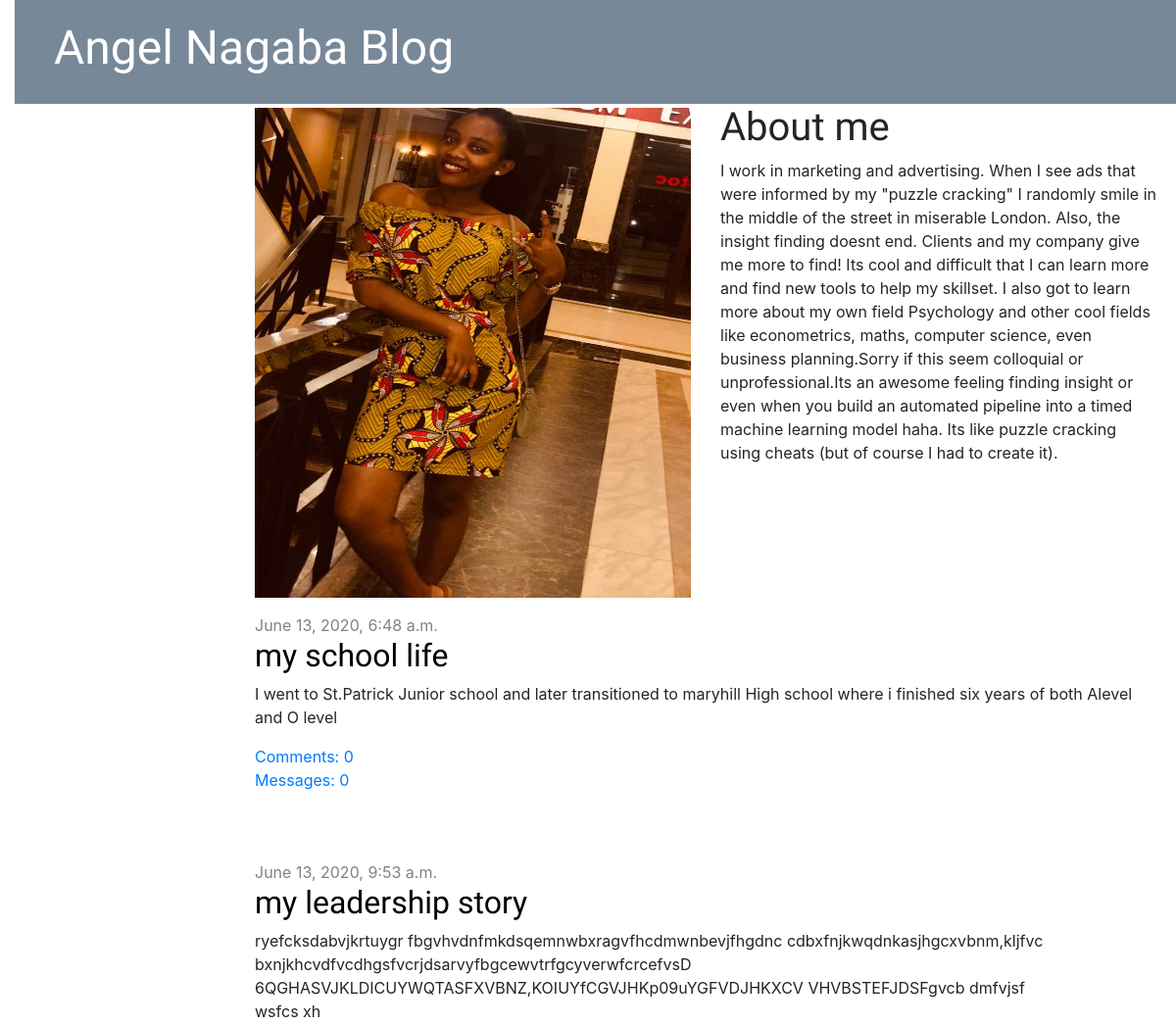
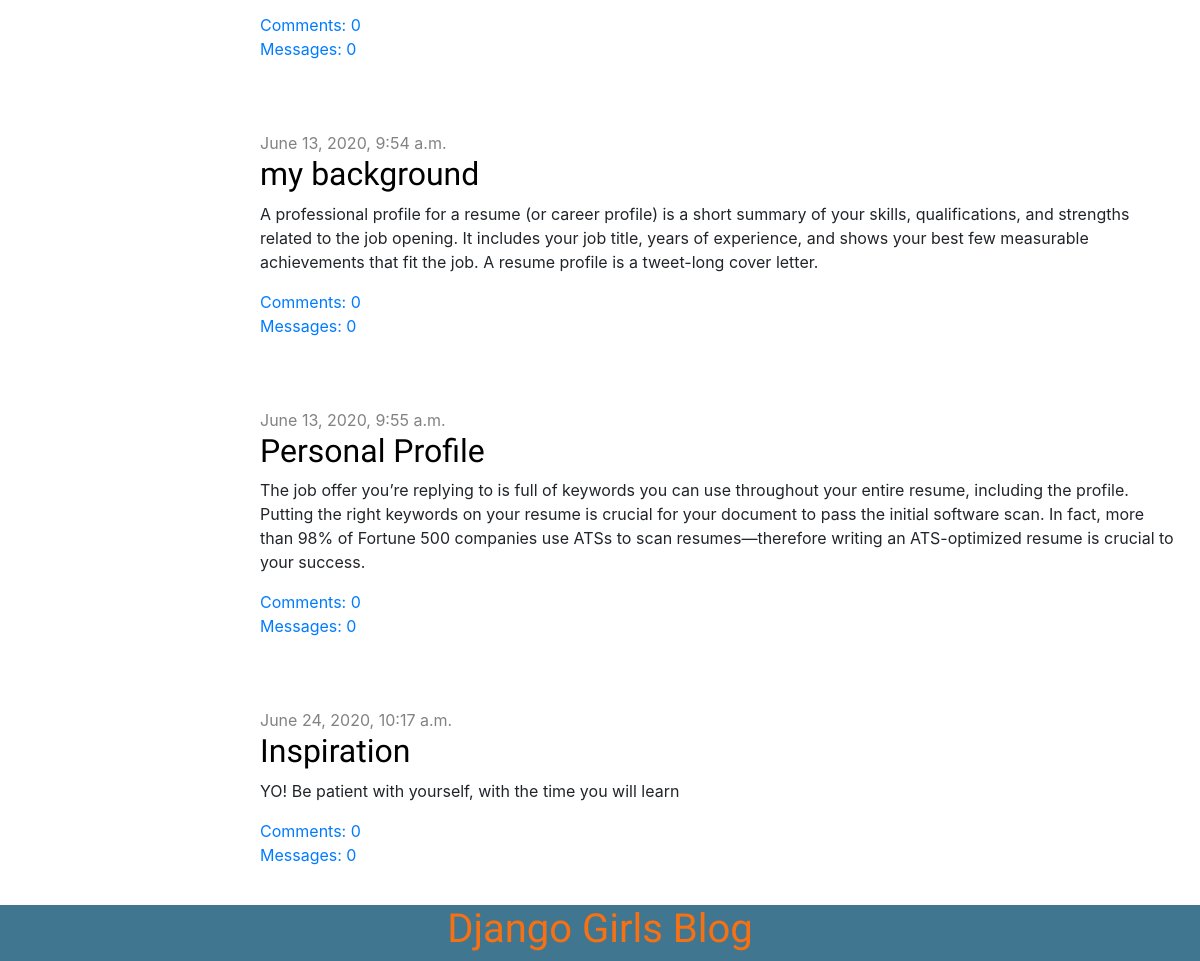
The app's page /, older data (2 pictures, top to bottom).
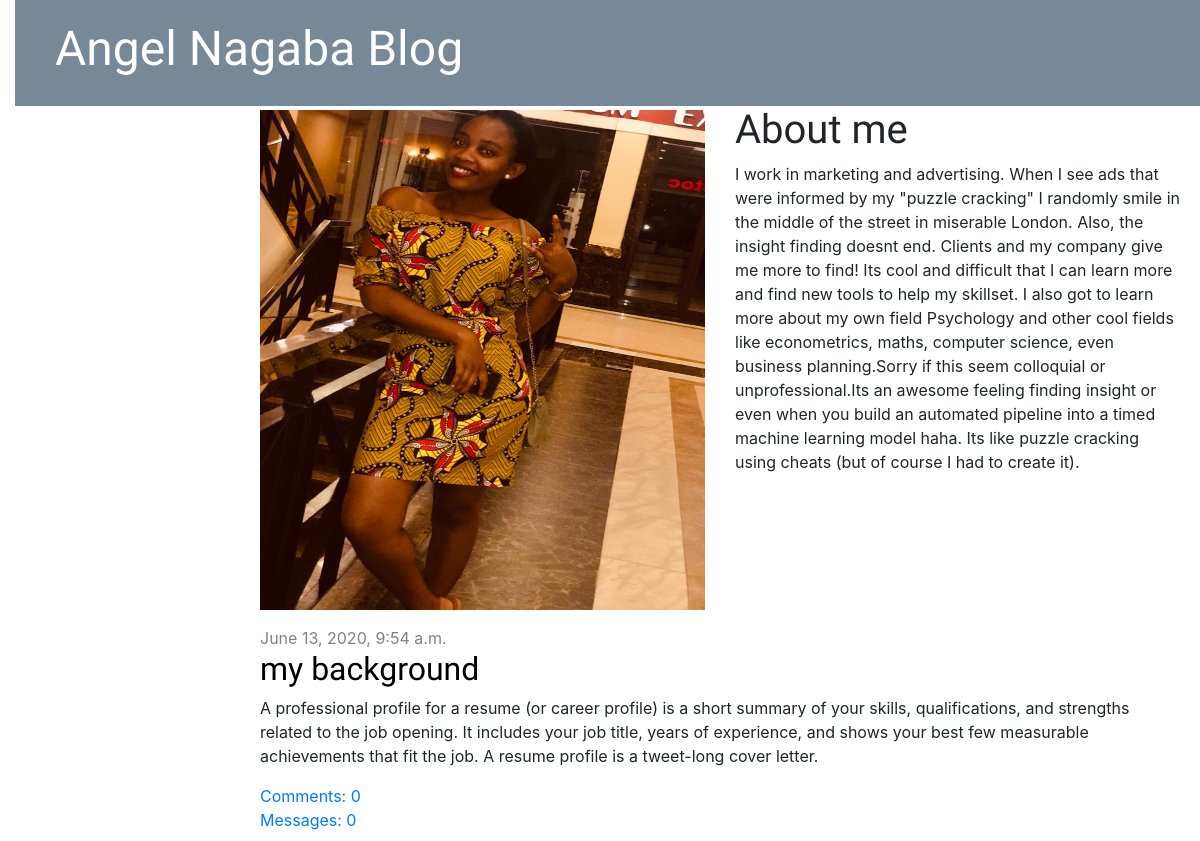
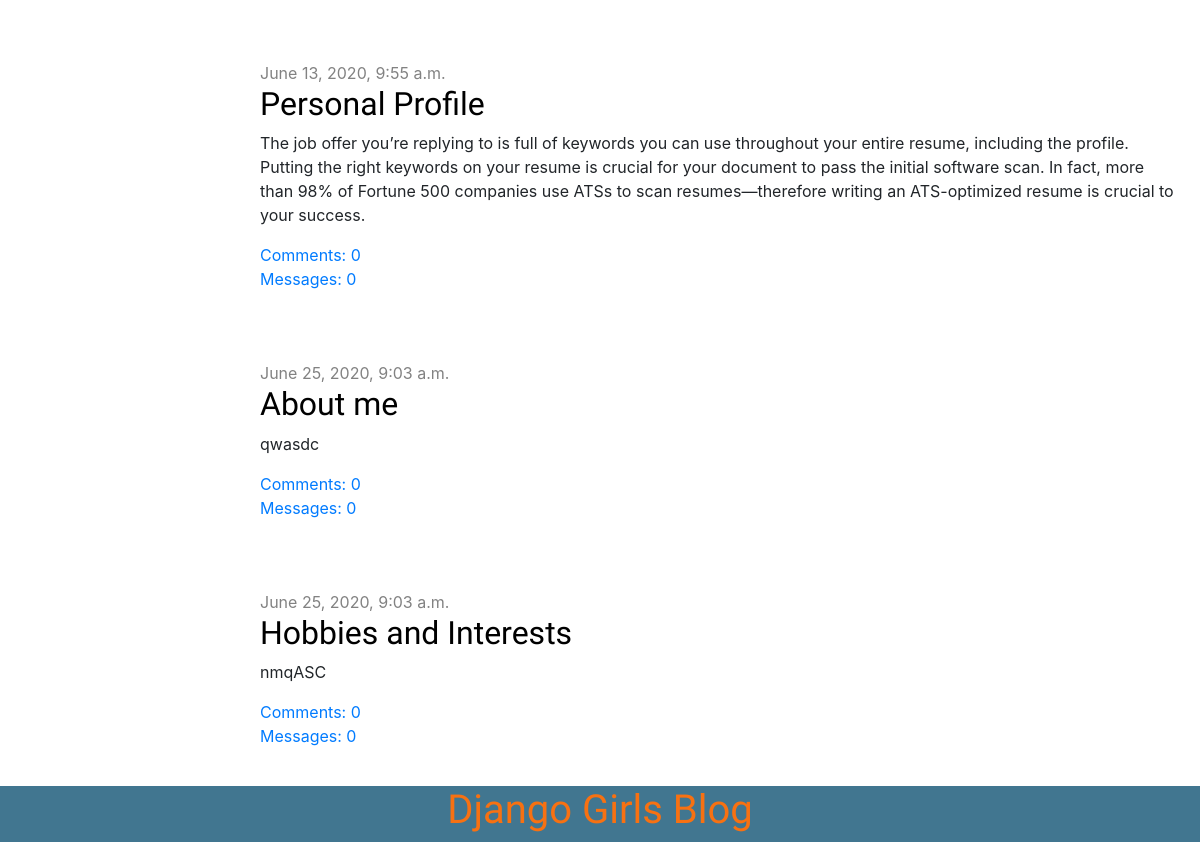
The same page, newer data (2 pictures, top to bottom).
### blog/models.py (models this page shows, shortened)
class Post(models.Model):
    author = models.ForeignKey(settings.AUTH_USER_MODEL, on_delete=models.CASCADE)
    title = models.CharField(max_length=200)
    text = models.TextField()
    created_date = models.DateTimeField(default=timezone.now)
    published_date = models.DateTimeField(blank=True, null=True)
    def approved_comments(self):
        return self.comments.filter(approved_comment=True)

### blog/views.py (the view)
# urls.py: path('', views.post_list, name='post_list'),
def post_list(request):
    posts = Post.objects.filter(published_date__lte=timezone.now()).order_by('published_date')
    return render(request, 'blog/post_list.html', {'posts': posts})

### blog/templates/blog/post_list.html
{% extends 'blog/base.html' %}
{% load static %}
{% block content %}
<div class="row">
    <div class="col-md-6">
       <p class="mt-1"> <img src="{% static 'images/angel.jpg'  %}" height=500 width="100%"/></p>
    </div>
    <div class="col-md-6">
        <h1>About me</h1>
        <p>
            I work in marketing and advertising. When I see ads that were informed by my "puzzle cracking" I randomly smile in the middle of the street in miserable London. Also, the insight finding doesnt end. Clients and my company give me more to find! Its cool and difficult that I can learn more and find new tools to help my skillset. I also got to learn more about my own field Psychology and other cool fields like econometrics, maths, computer science, even business planning.Sorry if this seem colloquial or unprofessional.Its an awesome feeling finding insight or even when you build an automated pipeline into a timed machine learning model haha. Its like puzzle cracking using cheats (but of course I had to create it).
        </p>
    </div>
</div>
    {% for post in posts %}
        <div class="post">
            <div class="date">
                {{ post.published_date }}
            </div>
            <h2><a href="{% url 'post_detail' pk=post.pk %}">{{ post.title }}</a></h2>
            <p>{{ post.text|linebreaksbr }}</p>
            <a href="{% url 'post_detail' pk=post.pk %}">Comments: {{ post.comments.count }}</a><br>
            <a href="{% url 'post_detail' pk=post.pk %}">Messages: {{ post.approved_comments.count }}</a>
        </div>
    {% endfor %}
{% endblock %}

### blog/templates/blog/base.html (shortened to what this page needs)
<!DOCTYPE html>
{% load static %}
<html>
    <head>
        <link rel="stylesheet" href="https://stackpath.bootstrapcdn.com/bootstrap/4.1.3/css/bootstrap.min.css">
        <link rel="stylesheet" href="//maxcdn.bootstrapcdn.com/bootstrap/4.5.0/css/bootstrap-theme.min.css">
        <link rel="stylesheet" href="{% static 'css/blog.css' %}">
    </head>
    <body>
        <div class="page-header">
            <h1><a href="/">Angel Nagaba Blog</a></h1>
        </div>
        <div class="content container">
            <div class="row">
                <div class="col-md-10 offset-2">
                {% block content %}
                {% endblock %}
                </div>
            </div>
        </div>
        <div class="footer">
            <h1 style="color: #ffffff;"><a href="/">Django Girls Blog</a></h1>
        </div>
    </body>>
</html>

### blog/static/css/blog.css (style rules this page uses)
h1 a, h2 a { color: orange; }
body { padding-left: 15px; }
h1 a, h2 a { color: rgb(247, 113, 18); font-family: 'Lobster'; }
.page-header { background-color: lightslategrey; margin-top: 0; padding: 20px 20px 20px 40px; }
.page-header h1, .page-header h1 a, .page-header h1 a:visited, .page-header h1 a:active { color: #ffffff; font-size: 36pt; text-decoration: none; }
.content { margin-left: 40px; }
h1, h2, h3, h4 { font-family: 'Lobster', cursive; }
.date { color: #828282; }
.post { margin-bottom: 70px; }
.post h2 a, .post h2 a:visited { color: #000000; }

### blog/templates/blog/base.html (style rules this page uses)
.footer { position: fixed; left: 0; bottom: 0; width: 100%; background-color: #417690; color: #ffffff; text-emphasis-color: #ffffff; text-align: center; }

Row changes from the older to the newer data that the page shows:
removed Post: published_date "June 13, 2020, 6:48 a.m.", title "my school life", text "I went to St.Patrick Junior school and later transitioned to maryhill High school where i finished six years of both Alevel and O level", comments.count "0", approved_comments.count "0"
removed Post: published_date "June 13, 2020, 9:53 a.m.", title "my leadership story", text "ryefcksdabvjkrtuygr fbgvhvdnfmkdsqemnwbxragvfhcdmwnbevjfhgdnc cdbxfnjkwqdnkasjhgcxvbnm,kljfvc bxnjkhcvdfvcdhgsfvcrjdsarvyfbgcewvtrfgcyverwfcrcefvsD 6QGHASVJKLDICUYWQTASFXVBNZ,KOIUYfCGVJHKp09uYGFVDJHKXCV VHVBSTEFJDSFgvcb dmfvjsf wsfcs xh", comments.count "0", approved_comments.count "0"
removed Post: published_date "June 24, 2020, 10:17 a.m.", title "Inspiration", text "YO! Be patient with yourself, with the time you will learn", comments.count "0", approved_comments.count "0"
added Post: published_date "June 25, 2020, 9:03 a.m.", title "About me", text "qwasdc", comments.count "0", approved_comments.count "0"
added Post: published_date "June 25, 2020, 9:03 a.m.", title "Hobbies and Interests", text "nmqASC", comments.count "0", approved_comments.count "0"
